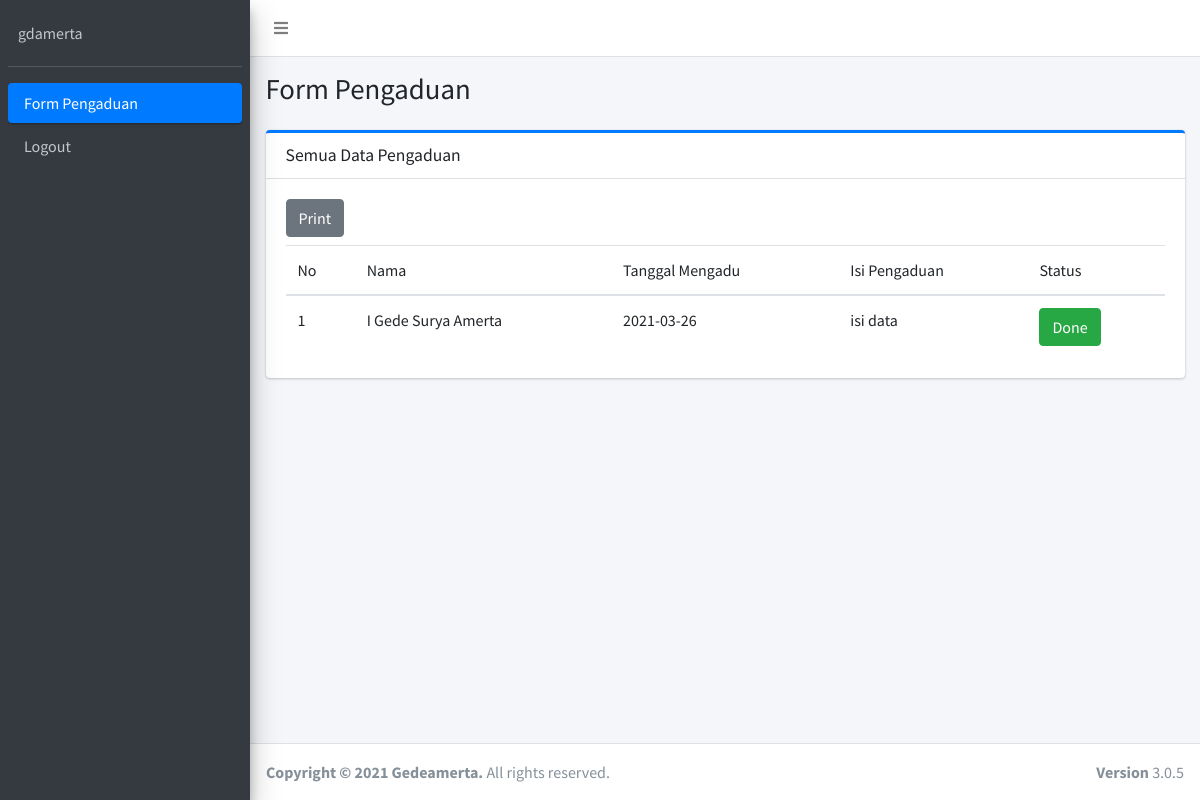
/petugas/details.php?id_pengaduan=1 (signed in), run on the app's committed database.
### tables this page shows
CREATE TABLE `pengaduan` (
  `id_pengaduan` int(11) NOT NULL,
  `tgl_pengaduan` date NOT NULL,
  `nik` char(16) NOT NULL,
  `isi_laporan` text NOT NULL,
  `foto` varchar(255) NOT NULL,
  `status` enum('0','proses','selesai','') NOT NULL
);

CREATE TABLE `masyarakat` (
  `nik` char(16) NOT NULL,
  `nama` varchar(35) NOT NULL,
  `username` varchar(25) NOT NULL,
  `password` varchar(32) NOT NULL,
  `telp` varchar(13) NOT NULL
);

### include/class/AdminClass.php (called while the page is built, shortened)
<?php
class Admin {
    public function __construct($pdo)
    {
        $this->pdo = $pdo;
    }
    public function fetch_pengaduan($id_pengaduan)
    {
        $query = $this->pdo->query("SELECT pengaduan.*, masyarakat.nik, masyarakat.nama FROM pengaduan INNER JOIN masyarakat ON pengaduan.nik = masyarakat.nik WHERE id_pengaduan = '$id_pengaduan'");
        if($query->rowCount() > 0){
            $rows = $query->fetch(PDO::FETCH_OBJ);
            return $rows;
        }
        return 'nodata';
    }
}

### petugas/details.php (the view, shortened to what this page needs)
<?php
require "../include/connection.php";
require "../include/class/AdminClass.php";
$classPetugas = new Admin($pdo);
$id_pengaduan = $_GET['id_pengaduan'];
$fetch_pengaduan = $classPetugas->fetch_pengaduan($id_pengaduan);
?>
<!DOCTYPE html>
<html>
<head>
    <link rel="stylesheet" href="../assets/adminlte/css/adminlte.min.css">
    <link rel="stylesheet" href="../assets/adminlte/plugins/fontawesome-free/css/all.min.css">
</head>
<body class="hold-transition sidebar-mini">
    <div class="wrapper">
        <nav class="main-header navbar navbar-expand navbar-white navbar-light">
            <ul class="navbar-nav">
                <li class="nav-item">
                    <a class="nav-link" data-widget="pushmenu" href="#" role="button"><i class="fas fa-bars"></i></a>
                </li>
            </ul>
        </nav>
        <aside class="main-sidebar sidebar-dark-primary elevation-4">
            <div class="sidebar">
                <div class="user-panel mt-3 pb-3 mb-3 d-flex">
                    <div class="info">
                        <a href="#" class="d-block"><?= $_SESSION['username'] ?></a>
                    </div>
                </div>
                <nav class="mt-2">
                    <ul class="nav nav-pills nav-sidebar flex-column" data-widget="treeview" role="menu"
                        data-accordion="false">
                        <li class="nav-item has-treeview">
                            <a href="dashboard.php" class="nav-link active">
                                <p>
                                    Form Pengaduan
                                </p>
                            </a>
                        </li>
                        <li class="nav-item">
                            <a href="../include/action/admin/logout.php" class="nav-link"
                                onclick="return confirm('Apakah anda yakin ingin keluar ?')">
                                <p>
                                    Logout
                                </p>
                            </a>
                        </li>
                    </ul>
                </nav>
            </div>
        </aside>
        <div class="content-wrapper">
            <section class="content-header">
                <div class="container-fluid">
                    <div class="row mb-2">
                        <div class="col-sm-6">
                            <h1>Form Pengaduan</h1>
                        </div>
                    </div>
                </div>
            </section>
            <section class="content">
                <div class="container-fluid">
                    <div class="row">
                        <div class="col-md-12">
                            <div class="card card-primary card-outline">
                                <div class="card-header">
                                    <h3 class="card-title">Semua Data Pengaduan</h3>
                                </div>
                                <div class="card-body">
                                    <button type="button" onclick="print()"
                                        class="btn btn-secondary mb-2">Print</button>
                                    <table class="table">
                                        <table class="table">
                                            <?php $i = 1; ?>
                                            <?php if($fetch_pengaduan == 'nodata') : ?>
                                            <thead>
                                                <tr>
                                                    <td>Tidak ada data form pengaduan</td>
                                                </tr>
                                                <?php else : ?>
                                                <tr>
                                                    <td>No</td>
                                                    <td>Nama</td>
                                                    <td>Tanggal Mengadu</td>
                                                    <td>Isi Pengaduan</td>
                                                    <td>Status</td>
                                                </tr>
                                            <tbody>
                                                <tr>
                                                    <td><?= $i++ ?></td>
                                                    <td><?= $fetch_pengaduan->nama; ?></td>
                                                    <td><?= $fetch_pengaduan->tgl_pengaduan; ?></td>
                                                    <td><?= $fetch_pengaduan->isi_laporan; ?></td>
                                                    <td>
                                                        <?php if($fetch_pengaduan->status == "0") : ?>
                                                        <a href="tanggapan.php?id_pengaduan=<?= $fetch_pengaduan->id_pengaduan; ?>"
                                                            class="btn btn-danger">Menunggu</a>
                                                        <?php elseif($fetch_pengaduan->status == "proses") :?>
                                                        <a href="tanggapan.php?id_pengaduan=<?= $pengaduan->id_pengaduan; ?>"
                                                            class="btn btn-info">Diproses</a>
                                                        <?php else : ?>
                                                        <a href="tanggapan.php?id_pengaduan=<?= $fetch_pengaduan->id_pengaduan; ?>"
                                                            class="btn btn-success">Done</a>
                                                        <?php endif; ?>
                                                    </td>
                                                </tr>
                                            </tbody>
                                            <?php endif; ?>
                                        </table>
                                </div>
                            </div>
                        </div>
                    </div>
                </div>
            </section>
        </div>
        <footer class="main-footer">
            <div class="float-right d-none d-sm-block">
                <b>Version</b> 3.0.5
            </div>
            <strong>Copyright &copy; 2021 Gedeamerta.</strong> All rights
            reserved.
        </footer>
    </div>
</body>
</html>

### data on the page
pengaduan: nik.nama "I Gede Surya Amerta", tgl_pengaduan "2021-03-26", isi_laporan "isi data"

### other printed values
$_SESSION['username'] "gdamerta"
$i++ "1"
